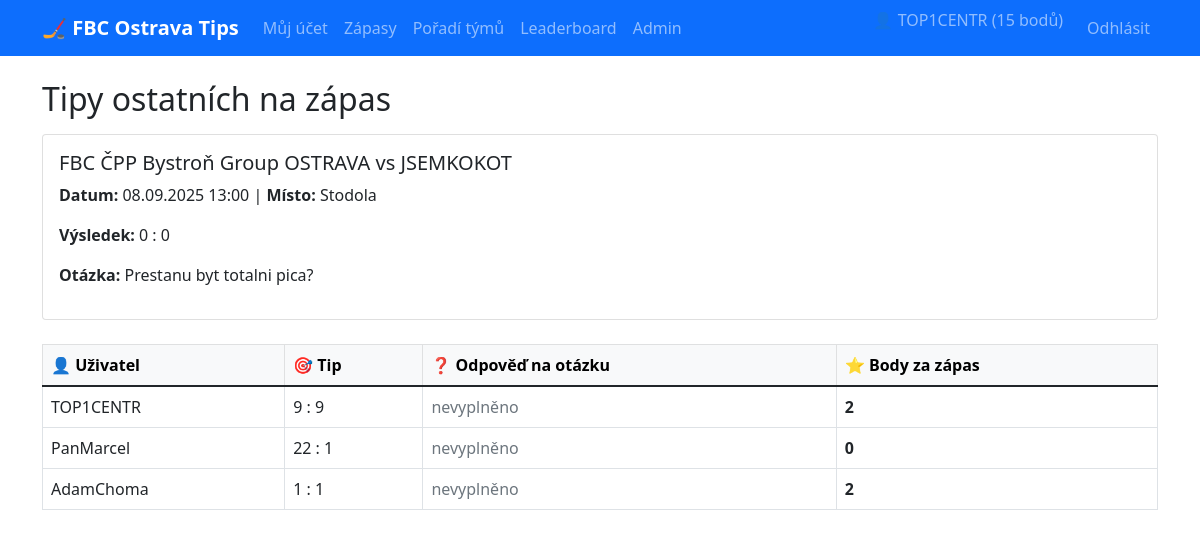
The app's page /zobrazit-zapas/10/ (signed in) with its own data.
### tipovani/models.py (models this page shows, shortened)
class UserProfile(models.Model):
    user = models.OneToOneField(User, on_delete=models.CASCADE)
    points = models.IntegerField(default=0)

class Match(models.Model):
    home_team = models.CharField(max_length=100, default="FBC ČPP Bystroň Group OSTRAVA")
    opponent = models.CharField(max_length=100)
    datetime = models.DateTimeField()
    location = models.CharField(max_length=200)
    home_score = models.IntegerField(null=True, blank=True)
    away_score = models.IntegerField(null=True, blank=True)
    is_finished = models.BooleanField(default=False)
    question = models.CharField(max_length=255)
    correct_answer = models.BooleanField(null=True, blank=True)  # bude vyplněno až po zápase
    def is_locked(self):
        return timezone.now() >= (self.datetime - timedelta(hours=1))

class MatchTip(models.Model):
    user = models.ForeignKey(User, on_delete=models.CASCADE)
    match = models.ForeignKey(Match, on_delete=models.CASCADE)
    home_score_tip = models.IntegerField()
    away_score_tip = models.IntegerField()
    points_earned = models.IntegerField(default=0)
    created_at = models.DateTimeField(auto_now_add=True)
    question_point = models.IntegerField(default=0)
    question_answer = models.BooleanField(null=True)  # co tipnul hráč
    class Meta:
        unique_together = ['user', 'match']

### tipovani/views.py (the view)
# urls.py: path('zobrazit-zapas/<int:match_id>/', views.tipovani_k_zapasu, name='tipovani_k_zapasu'),
@login_required
def tipovani_k_zapasu(request, match_id):
    match = get_object_or_404(Match, id=match_id)
    if not match.is_locked():
        messages.error(request, 'Zápas ještě není uzamčen.')
        return redirect('zamcene_zapasy')
    tips = MatchTip.objects.filter(match=match).select_related('user')
    return render(request, 'tipovani/tipy_k_zapasu.html', {
        'match': match,
        'tips': tips
    })

### tipovani/templates/tipovani/tipy_k_zapasu.html
{% extends 'tipovani/base.html' %}
{% block content %}
<h2>Tipy ostatních na zápas</h2>
<div class="card mt-3 mb-4">
  <div class="card-body">
    <h5>{{ match.home_team }} vs {{ match.opponent }}</h5>
    <p><strong>Datum:</strong> {{ match.datetime|date:"d.m.Y H:i" }} |
       <strong>Místo:</strong> {{ match.location }}</p>
    {% if match.is_finished %}
      <p><strong>Výsledek:</strong> {{ match.home_score }} : {{ match.away_score }}</p>
      <p><strong>Otázka:</strong> {{ match.question }}</p>
    {% endif %}
  </div>
</div>
<table class="table table-bordered table-hover">
  <thead class="table-light">
    <tr>
      <th>👤 Uživatel</th>
      <th>🎯 Tip</th>
      <th>❓ Odpověď na otázku</th>
      <th>⭐ Body za zápas</th>
    </tr>
  </thead>
  <tbody>
    {% for tip in tips %}
      <tr>
        <td>{{ tip.user.username }}</td>
        <td>{{ tip.home_score_tip }} : {{ tip.away_score_tip }}</td>
        <td>
          {% if tip.question_answer is not None %}
            {% if tip.question_answer %}
              <span style="color: green; font-weight: bold;">Ano</span>
            {% else %}
              <span style="color: red; font-weight: bold;">Ne</span>
            {% endif %}
          {% else %}
            <span class="text-muted">nevyplněno</span>
          {% endif %}
        </td>
        <td><strong>{{ tip.points_earned }}</strong></td>
      </tr>
    {% empty %}
      <tr>
        <td colspan="4" class="text-center">Zatím nikdo netipoval tento zápas.</td>
      </tr>
    {% endfor %}
  </tbody>
</table>
{% endblock %}

### tipovani/templates/tipovani/base.html (shortened to what this page needs)
<!DOCTYPE html>
<html lang="cs">
<head>
    <link href="https://cdn.jsdelivr.net/npm/bootstrap@5.1.3/dist/css/bootstrap.min.css" rel="stylesheet">
</head>
<body>
    <nav class="navbar navbar-expand-lg navbar-dark bg-primary">
        <div class="container">
            <a class="navbar-brand" href="{% url 'dashboard' %}">🏒 FBC Ostrava Tips</a>
            {% if user.is_authenticated %}
            <div class="collapse navbar-collapse" id="navbarNav">
                <ul class="navbar-nav me-auto">
                    <li class="nav-item">
                        <a class="nav-link" href="{% url 'dashboard' %}">Můj účet</a>
                    </li>
                    <li class="nav-item">
                        <a class="nav-link" href="{% url 'zapasy' %}">Zápasy</a>
                    </li>
                    <li class="nav-item">
                        <a class="nav-link" href="{% url 'poradi_tymu' %}">Pořadí týmů</a>
                    </li>
                    <li class="nav-item">
                        <a class="nav-link" href="{% url 'leaderboard' %}">Leaderboard</a>
                    </li>
                    {% if user.is_staff %}
                    <li class="nav-item">
                        <a class="nav-link" href="{% url 'admin_dashboard' %}">Admin</a>
                    </li>
                    {% endif %}
                </ul>
                <ul class="navbar-nav">
                    <li class="nav-item">
                        <span class="navbar-text me-3">
                            👤 {{ user.username }} ({{ user.userprofile.points|default:0 }} bodů)
                        </span>
                    </li>
                    <li class="nav-item">
                        <a class="nav-link" href="{% url 'logout' %}">Odhlásit</a>
                    </li>
                </ul>
            </div>
            {% endif %}
        </div>
    </nav>
    <div class="container mt-4">
        {% block content %}
        {% endblock %}
    </div>
</body>
</html>

### tipovani/templates/tipovani/base.html (style rules this page uses)
.navbar-brand { font-weight: bold; }
.card { margin-bottom: 20px; }

### records on screen
Match: home_team "FBC ČPP Bystroň Group OSTRAVA", opponent "JSEMKOKOT", datetime "08.09.2025 13:00", location "Stodola", home_score "0", away_score "0", question "Prestanu byt totalni pica?"
MatchTip: user.username "TOP1CENTR", home_score_tip "9", away_score_tip "9", shows "nevyplněno", points_earned "2"
MatchTip: user.username "PanMarcel", home_score_tip "22", away_score_tip "1", shows "nevyplněno", points_earned "0"
MatchTip: user.username "AdamChoma", home_score_tip "1", away_score_tip "1", shows "nevyplněno", points_earned "2"

### other values on screen
{{ user.username }} "TOP1CENTR"
{{ user.userprofile.points|default:0 }} "15"
